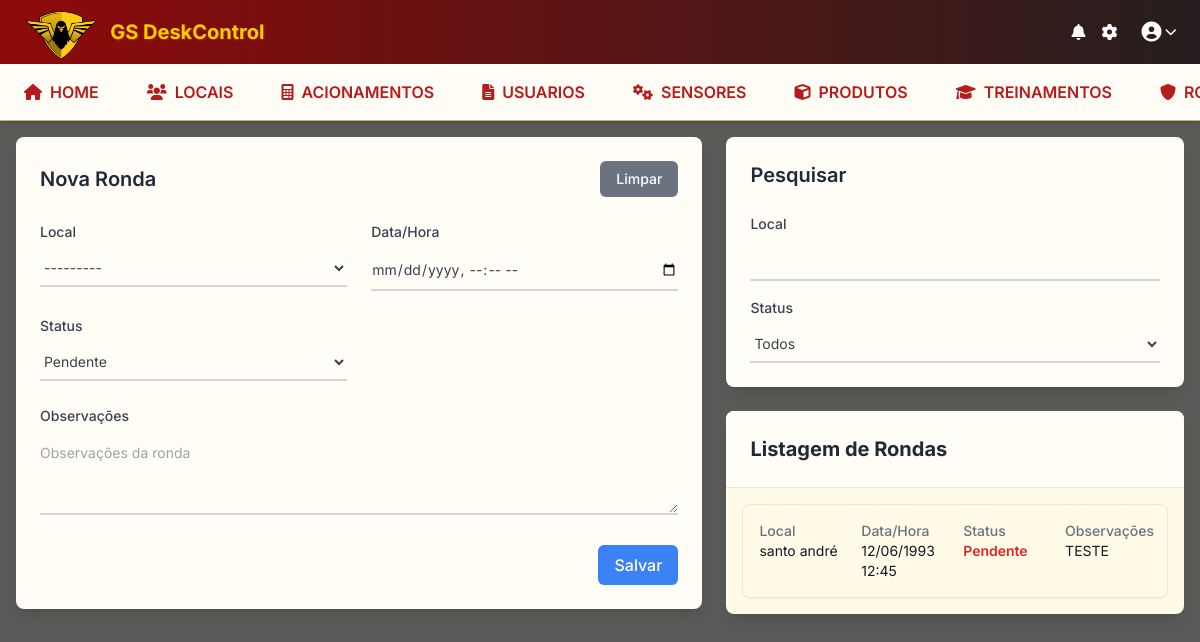
/rondas/, run on the app's committed database.
### rondas/models.py (models this page shows, shortened)
class Ronda(models.Model):
    STATUS_CHOICES = [
        ('realizado', 'Realizado'),
        ('programado', 'Programado'),
        ('pendente', 'Pendente'),
    ]
    local = models.ForeignKey(Clientes, on_delete=models.CASCADE, null=True, blank=True)
    data_hora = models.DateTimeField(null=True, blank=True)
    status = models.CharField(max_length=20, choices=STATUS_CHOICES, default='pendente')
    observacoes = models.TextField(blank=True)

### clientes/models.py (models this page shows, shortened)
class Clientes(models.Model):
    nome = models.CharField(max_length=200, blank=True, null=True)
    pronta_resposta = models.CharField(max_length=200, blank=True, null=True, verbose_name="Pronta Resposta")
    telefone = models.CharField(max_length=20, blank=True, null=True, verbose_name="Telefone")
    def __str__(self):
        return str(self.nome) if self.nome else ""

### rondas/views.py (the view, shortened to what this page needs)
# urls.py: path('', views.rondas, name='rondas'),
def rondas(request):
    form = RondaForm()
    search_local = request.GET.get('search_local', '').strip()
    search_status = request.GET.get('search_status', '').strip()
    itens = Ronda.objects.all()
    if search_local:
        itens = itens.filter(local__nome__icontains=search_local)
    if search_status:
        itens = itens.filter(status=search_status)
    if request.headers.get('x-requested-with') == 'XMLHttpRequest' and (search_local or search_status):
        html = render_to_string(
            'rondas/partials/lista_rondas.html', {'itens': itens}
        )
        return JsonResponse({'html': html})
    context = {
        'form': form,
        'itens': itens,
        'search_local': search_local,
        'search_status': search_status,
    }
    return render(request, 'rondas/rondas.html', context)

### rondas/forms.py
class RondaForm(forms.ModelForm):
    class Meta:
        model = Ronda
        fields = ['local', 'data_hora', 'status', 'observacoes']
        widgets = {
            'local': forms.Select(attrs={'class': 'w-full py-1 bg-transparent border-0 border-b-2 border-gray-300 focus:outline-none focus:ring-0 focus:border-blue-500'}),
            'data_hora': forms.DateTimeInput(attrs={'type': 'datetime-local', 'class': 'w-full py-1 bg-transparent border-0 border-b-2 border-gray-300 focus:outline-none focus:ring-0 focus:border-blue-500'}),
            'status': forms.Select(attrs={'class': 'w-full py-1 bg-transparent border-0 border-b-2 border-gray-300 focus:outline-none focus:ring-0 focus:border-blue-500'}),
            'observacoes': forms.Textarea(attrs={'class': 'w-full py-1 bg-transparent border-0 border-b-2 border-gray-300 focus:outline-none focus:ring-0 focus:border-blue-500', 'rows': 3, 'placeholder': 'Observações da ronda'}),
        }

### rondas/templates/rondas/rondas.html (shortened to what this page needs)
{% extends 'base.html' %}
{% load static %}
{% block extra_css %}
    <link rel="stylesheet" href="{% static 'rondas/css/rondas.css' %}">
{% endblock %}
{% block content %}
<div class="flex flex-col lg:flex-row gap-6">
    <div class="lg:w-3/5 space-y-6">
        <div class="bg-slate-200 rounded-lg shadow-lg p-6 compact-form">
            <form id="rondaForm" method="post" action="{% url 'rondas:rondas' %}">
                <div class="flex justify-between items-center mb-6">
                    <h3 class="text-xl font-bold text-gray-800" id="formTitle">Nova Ronda</h3>
                    <div class="flex gap-2">
                        <button type="button" id="limparForm" class="btn-secondary text-sm">Limpar</button>
                    </div>
                </div>
                <div class="grid grid-cols-1 md:grid-cols-2 gap-6 mb-6">
                    <div>
                        <label>Local</label>
                        {{ form.local }}
                    </div>
                    <div>
                        <label>Data/Hora</label>
                        {{ form.data_hora }}
                    </div>
                </div>
                <div class="grid grid-cols-1 md:grid-cols-2 gap-6 mb-6">
                    <div>
                        <label>Status</label>
                        {{ form.status }}
                    </div>
                </div>
                <div class="mb-6">
                    <label>Observações</label>
                    {{ form.observacoes }}
                </div>
                <div class="flex justify-end mt-6">
                    <button type="submit" class="btn-primary" id="submitBtn">Salvar</button>
                </div>
            </form>
        </div>
    </div>
    <div class="lg:w-2/5 space-y-6">
        <div class="bg-slate-200 rounded-lg shadow-lg p-6 compact-form">
            <form method="get">
                <h3 class="text-xl font-bold text-gray-800 mb-6">Pesquisar</h3>
                <div class="grid grid-cols-1 gap-4">
                    <div>
                        <label>Local</label>
                        <input type="text" name="search_local" id="search-local-input" value="{{ search_local }}" class="w-full py-1 bg-transparent border-0 border-b-2 border-gray-300">
                    </div>
                    <div>
                        <label>Status</label>
                        <select name="search_status" id="search-status-input" class="w-full py-1 bg-transparent border-0 border-b-2 border-gray-300">
                            <option value="">Todos</option>
                        </select>
                    </div>
                </div>
            </form>
        </div>
        <div id="ronda-list-container"
             data-get-url-template="{% url 'rondas:get_ronda' 0 %}"
             data-update-url-template="{% url 'rondas:atualizar_ronda' 0 %}"
             class="bg-white rounded-lg shadow-lg compact-form overflow-hidden">
            <div class="p-6 border-b bg-slate-200">
                <h2 class="text-xl font-bold text-gray-800">Listagem de Rondas</h2>
            </div>
            <div id="ronda-list-results" class="max-h-96 overflow-y-auto">
                {% include 'rondas/partials/lista_rondas.html' %}
            </div>
        </div>
    </div>
</div>
{% endblock %}

### rondas/templates/rondas/partials/lista_rondas.html
{% if itens %}
    <div class="space-y-3 p-4">
        {% for item in itens %}
            <div class="ronda-list-item bg-white rounded-lg shadow-sm border border-gray-200 p-4 cursor-pointer hover:shadow-md transition-all duration-200"
                 onclick="carregarRonda({{ item.id }})">
                <div class="grid grid-cols-1 md:grid-cols-4 gap-4">
                    <div class="col-span-1">
                        <div class="text-sm font-medium text-gray-500">Local</div>
                        <div class="text-sm text-gray-900">{{ item.local }}</div>
                    </div>
                    <div class="col-span-1">
                        <div class="text-sm font-medium text-gray-500">Data/Hora</div>
                        <div class="text-sm text-gray-900">{{ item.data_hora|date:"d/m/Y H:i" }}</div>
                    </div>
                    <div class="col-span-1">
                        <div class="text-sm font-medium text-gray-500">Status</div>
                        <div class="text-sm status-{{ item.status }}">{{ item.get_status_display }}</div>
                    </div>
                    <div class="col-span-1">
                        <div class="text-sm font-medium text-gray-500">Observações</div>
                        <div class="text-sm text-gray-900">{{ item.observacoes|default:"-"|truncatechars:40 }}</div>
                    </div>
                </div>
            </div>
        {% endfor %}
    </div>
{% else %}
    <div class="p-6 text-center text-gray-500">
        <div class="text-lg font-medium mb-2">Nenhuma ronda encontrada</div>
        <div class="text-sm">Tente ajustar os filtros de pesquisa</div>
    </div>
{% endif %}

### static/rondas/css/rondas.css (style rules this page uses)
.btn-primary { background-color: #3b82f6; color: white; padding: 0.5rem 1rem; border-radius: 0.375rem; font-weight: 500; border: none; cursor: pointer; transition: background-color 0.2s ease; }
.btn-secondary { background-color: #6b7280; color: white; padding: 0.5rem 1rem; border-radius: 0.375rem; font-weight: 500; border: none; cursor: pointer; transition: background-color 0.2s ease; }
.status-pendente { color: #dc2626; font-weight: 600; }
.ronda-list-item { transition: all 0.2s ease-in-out; }
.compact-form { background-color: #f8fafc; }
.compact-form h3 { color: #1e293b; font-weight: 600; }
.compact-form label { color: #374151; font-weight: 500; font-size: 0.875rem; margin-bottom: 0.5rem; display: block; }
.compact-form input, .compact-form select, .compact-form textarea { width: 100%; padding: 0.5rem 0; background: transparent; border: 0; border-bottom: 2px solid #d1d5db; outline: none; transition: border-color 0.2s ease; color: #374151; font-size: 0.875rem; }

### templates/base.html (style rules this page uses)
body { font-family: 'Inter', sans-serif; background-color: #5a5a59 !important; }
.bg-slate-100, .bg-slate-200, .bg-gray-100 { background-color: #fffdf5 !important; }
.bg-white { background-color: #fffbe6 !important; }

### data on the page
Ronda: local "santo andré", data_hora "12/06/1993 12:45", status "Pendente", observacoes "TESTE"
